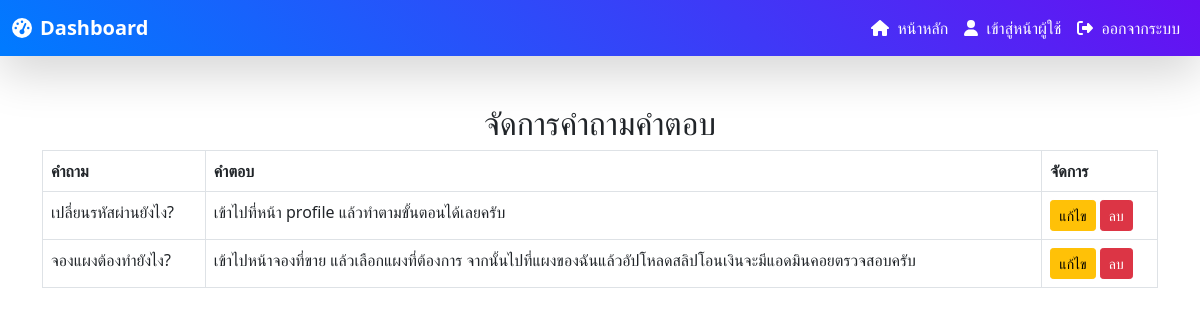
/Admin/manage_faq.php (signed in), run on the app's committed database.
### tables this page shows
CREATE TABLE `faqs` (
  `id` int(11) NOT NULL,
  `question` varchar(255) NOT NULL,
  `answer` text NOT NULL,
  `created_at` timestamp NOT NULL DEFAULT current_timestamp()
);

### Admin/manage_faq.php (the view, shortened to what this page needs)
<?php
include('db_connect.php');
$sql_faq = "SELECT * FROM faqs ORDER BY created_at DESC";
$faq_result = $conn->query($sql_faq);
?>
<!DOCTYPE html>
<html lang="th">
<head>
    <link href="https://cdn.jsdelivr.net/npm/bootstrap@5.0.2/dist/css/bootstrap.min.css" rel="stylesheet">
</head>
<body>
    <?php include('navbar.php'); ?>
    <div class="container mt-5">
        <h2 class="text-center">จัดการคำถามคำตอบ</h2>
        <?php if ($faq_result->num_rows > 0) { ?>
            <table class="table table-bordered">
                <thead class="">
                    <tr>
                        <th>คำถาม</th>
                        <th>คำตอบ</th>
                        <th>จัดการ</th>
                    </tr>
                </thead>
                <tbody>
                    <?php while ($faq = $faq_result->fetch_assoc()) { ?>
                        <tr>
                            <td><?php echo $faq['question']; ?></td>
                            <td><?php echo $faq['answer']; ?></td>
                            <td>
                                <a href="edit_faq.php?id=<?php echo $faq['id']; ?>" class="btn btn-warning btn-sm">แก้ไข</a>
                                <a href="manage_faq.php?delete_id=<?php echo $faq['id']; ?>" onclick="return confirm('คุณต้องการลบคำถามคำตอบนี้หรือไม่?');" class="btn btn-danger btn-sm">ลบ</a>
                            </td>
                        </tr>
                    <?php } ?>
                </tbody>
            </table>
        <?php } else {
            echo "<p>ยังไม่มีคำถามคำตอบ</p>";
        } ?>
    </div>
</body>
</html>

### data on the page
faqs: question "เปลี่ยนรหัสผ่านยังไง?", answer "เข้าไปที่หน้า profile แล้วทำตามขั้นตอนได้เลยครับ"
faqs: question "จองแผงต้องทำยังไง?", answer "เข้าไปหน้าจองที่ขาย แล้วเลือกแผงที่ต้องการ จากนั้นไปที่แผงของฉันแล้วอัปโหลดสลิปโอนเงินจะมีแอดมินคอยตรวจสอบครับ"
